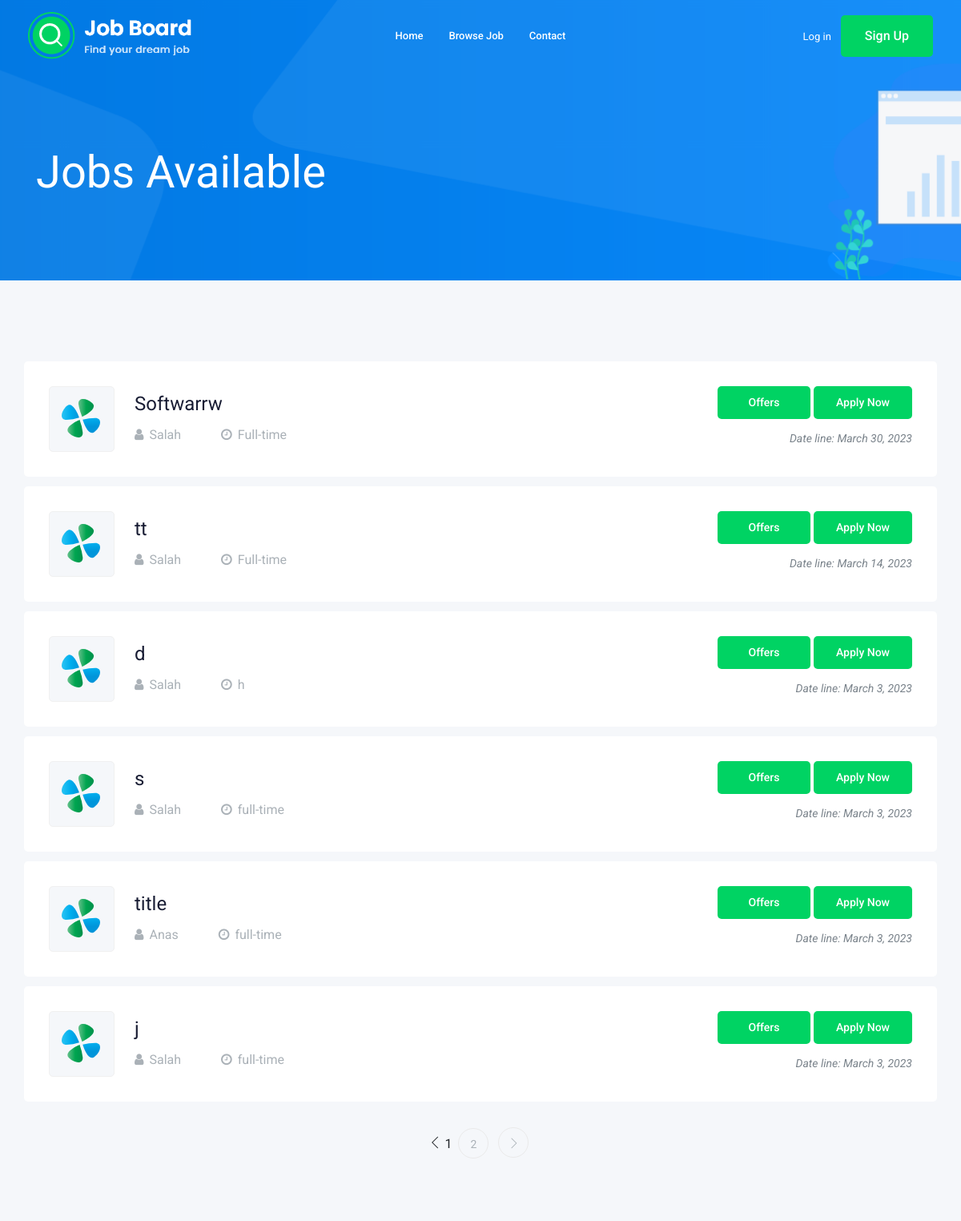
Page /browse_more/ (upper part) on the earlier database version.
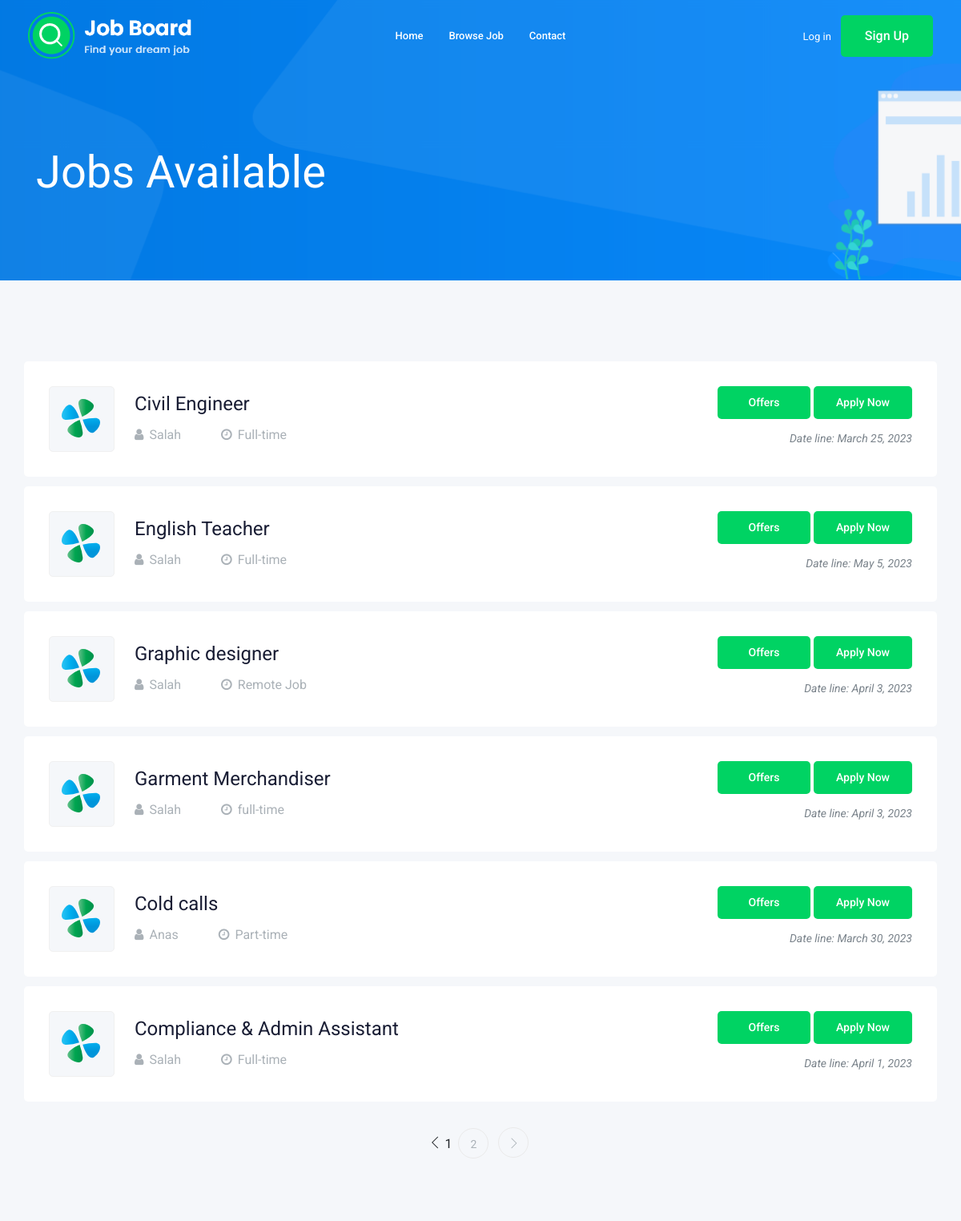
Same page on the later database version.
### job/models.py (models this page shows, shortened)
class job(models.Model):
    title = models.CharField(max_length=30)
    description = models.TextField(max_length=6000)
    created_at = models.DateTimeField(auto_now_add=True)
    deadline = models.DateTimeField()
    salary = models.FloatField(blank=True)
    category = models.ForeignKey(category, on_delete=models.CASCADE)
    created_by = models.ForeignKey(customer, on_delete=models.CASCADE)
    cover = models.ImageField(upload_to="img/post/", null=True)
    job_nature = models.CharField(max_length=30, null=True)

class customer(models.Model):
    user = models.OneToOneField(User, on_delete=models.CASCADE)
    card = models.IntegerField()
    country = models.CharField(max_length=100)
    image = models.ImageField(upload_to="img/customer/", null=True)
    def __str__(self):
        return str(self.user.username)

### job/views.py (the view)
# urls.py: path("browse_more/",views.browse_more_job,name="browse_more_job"),
def browse_more_job(request):
    job = jobs.objects.order_by('-id')
    page = request.GET.get('page',1)
    paginator = Paginator(job, 6)
    try:
        topics = paginator.page(page)
    except PageNotAnInteger:
        topics = paginator.page(1)
    except EmptyPage:
        topics = paginator.page(paginator.num_pages)
    return render(request,'pages/browse_more_job.html',{'job':job, 'topics':topics})

### templates/pages/browse_more_job.html (shortened to what this page needs)
{% extends 'base.html' %}
{% load static %}
{% block header %}{% include "includes/header.html" %}{% endblock %}
{% block content %}
    <div class="bradcam_area bradcam_bg_1">
        <div class="container">
            <div class="row">
                <div class="col-xl-12">
                    <div class="bradcam_text">
                        <h3>Jobs Available</h3>
                    </div>
                </div>
            </div>
        </div>
    </div>
    <div class="job_listing_area plus_padding">
        <div class="container">
            <div class="row">
                <div class="col-lg-25">
                    <div class="job_lists m-0">
                        <div class="row">
                            {% for job in topics %}
                                <div class="col-lg-12 col-md-12">
                                    <div class="single_jobs white-bg d-flex justify-content-between">
                                        <div class="jobs_left d-flex align-items-center">
                                            <div class="thumb">
                                                <img src="{% static 'img/1.svg' %}" alt="">
                                            </div>
                                            <div class="jobs_conetent">
                                                <h4>{{job.title}}</h4>
                                                <div class="links_locat d-flex align-items-center">
                                                    <div class="location">
                                                        <p> <i class="fa fa-user"></i>{{job.created_by}}</p>
                                                    </div>
                                                    <div class="location">
                                                        <p> <i class="fa fa-clock-o"></i>{{ job.job_nature }}</p>
                                                    </div>
                                                </div>
                                            </div>
                                        </div>
                                        <div class="jobs_right">
                                            <div class="apply_now">
                                                <a href="{% url 'offers' job.id %}" class="boxed-btn3">&nbsp;&nbsp; Offers &nbsp;&nbsp;</a>
                                                <a href="{% url 'job_details' job.pk %}" class="boxed-btn3">Apply Now</a>
                                            </div>
                                            <div class="date">
                                                <p>Date line: {{job.deadline.date}}</p>
                                            </div>
                                        </div>
                                    </div>
                                </div>
                            {% endfor %}
                        </div>
                        <div class="row">
                            <div class="col-lg-12">
                                {% if topics.has_other_pages %}
                                    <div class="pagination_wrap">
                                        <ul>
                                            {% if topics.has_previous %}
                                                <li><a href="?page={{ topics.previous_page_number }}"> <i class="ti-angle-left"></i> </a></li>
                                            {% else %}
                                                <li class=" "> <i class="ti-angle-left"></i> </li>
                                            {% endif %}
                                            {% for page_num in topics.paginator.page_range %}
                                                {% if topics.number == page_num %}
                                                    <li><span>{{ page_num }}<span class="sr-only">(current)</span></span></li>
                                                {% else %}
                                                    <li><a href="?page={{ page_num }}"><span>{{ page_num }}</span></a></li>
                                                {% endif %}
                                            {% endfor %}
                                            {% if topics.has_next %}
                                                <li><a href="?page={{ topics.next_page_number }}"> <i class="ti-angle-right"></i> </a></li>
                                            {% else %}
                                                <li class=" disabled"> <i class="ti-angle-right"></i> </li>
                                            {% endif %}
                                        </ul>
                                    </div>
                                {% endif %}
                            </div>
                        </div>
                    </div>
                </div>
            </div>
        </div>
    </div>
{% endblock %}

### templates/base.html (shortened to what this page needs)
{% load static %}
<!doctype html>
<html class="no-js" lang="zxx">
<head>
    <link rel="stylesheet" href="{% static 'css/bootstrap.min.css' %}" >
    <link rel="stylesheet" href="{% static 'css/owl.carousel.min.css' %}" >
    <link rel="stylesheet" href="{% static 'css/magnific-popup.css' %}" >
    <link rel="stylesheet" href="{% static 'css/font-awesome.min.css' %}" >
    <link rel="stylesheet" href="{% static 'css/themify-icons.css' %}" >
    <link rel="stylesheet" href="{% static 'css/nice-select.css' %}" >
    <link rel="stylesheet" href="{% static 'css/flaticon.css' %}" >
    <link rel="stylesheet" href="{% static 'css/gijgo.css' %}" >
    <link rel="stylesheet" href="{% static 'css/animate.min.css' %}" >
    <link rel="stylesheet" href="{% static 'css/slicknav.css' %}" >
    <link rel="stylesheet" href="{% static 'css/style.css' %}" >
</head>
<body>
    {% block header %}{% endblock %}
    {% block content %}{% endblock %}
</body>
</html>

### templates/includes/header.html (shortened to what this page needs)
{% load static %}
<header>
    <div class="header-area">
        <div id="sticky-header" class="main-header-area">
            <div class="container-fluid ">
                <div class="header_bottom_border">
                    <div class="row align-items-center">
                        <div class="col-xl-3 col-lg-2">
                            <div class="logo">
                                <a href="{% url 'index' %}">
                                    <img src="{% static 'img/logo.png' %}" alt="">
                                </a>
                            </div>
                        </div>
                        <div class="col-xl-6 col-lg-7">
                            <div class="main-menu  d-none d-lg-block">
                                <nav>
                                    <ul id="navigation">
                                        <li><a href="{% url 'index' %}">home</a></li>
                                        <li><a href="{% url 'browse_more_job' %}">Browse Job</a></li>
                                        <li><a href="#footer">Contact</a></li>
                                    </ul>
                                </nav>
                            </div>
                        </div>
                        {% if user.is_authenticated %}
                            <ul class="navbar-nav ml-auto mr-5 ">
                                <li class="nav-item dropdown">
                                    <a class="nav-link dropdown-toggle text-white p-1" href="#" id="userMenu" data-toggle="dropdown" aria-haspopup="true" aria-expanded="false">
                                        <i class="fa fa-user"></i> {{ user.username }}
                                    </a>
                                    <div class="dropdown-menu dropdown-menu-right" aria-labelledby="userMenu">
                                        <a class="dropdown-item" href="{% url 'profile' user.username %}">My account</a>
                                        <a class="dropdown-item" href="{% url 'change_password' %}">Change password</a>
                                        <div class="dropdown-divider"></div>
                                        <a class="dropdown-item" href="{% url 'logout' %}">Log out</a>
                                    </div>
                                </li>
                            </ul>
                        {% else %}
                            <div class="col-xl-3 col-lg-3 d-none d-lg-block">
                                <div class="Appointment">
                                    <div class="phone_num d-none d-xl-block">
                                        <a href="login">Log in</a>
                                    </div>
                                    <div class="d-none d-lg-block">
                                        <a class="boxed-btn3" href="signup">Sign up</a>
                                    </div>
                                </div>
                            </div>
                        {% endif %}
                        <div class="col-12">
                        </div>
                    </div>
                </div>
            </div>
        </div>
    </div>
</header>

### templates/includes/footer.html (shortened to what this page needs)
{% load static %}

Differences in the rows shown:
removed job: title "j", created_by "Salah", job_nature "full-time", deadline "March 3, 2023"
changed job: title "Softwarrw" → "Civil Engineer"; deadline "March 30, 2023" → "March 25, 2023"
changed job: title "tt" → "English Teacher"; deadline "March 14, 2023" → "May 5, 2023"
changed job: title "d" → "Graphic designer"; job_nature "h" → "Remote Job"; deadline "March 3, 2023" → "April 3, 2023"
changed job "full-time": title "s" → "Garment Merchandiser"; deadline "March 3, 2023" → "April 3, 2023"
changed job "Anas": title "title" → "Cold calls"; job_nature "full-time" → "Part-time"; deadline "March 3, 2023" → "March 30, 2023"
now on this page (row edited): job: title "Compliance & Admin Assistant", created_by "Salah", job_nature "Full-time", deadline "April 1, 2023"
